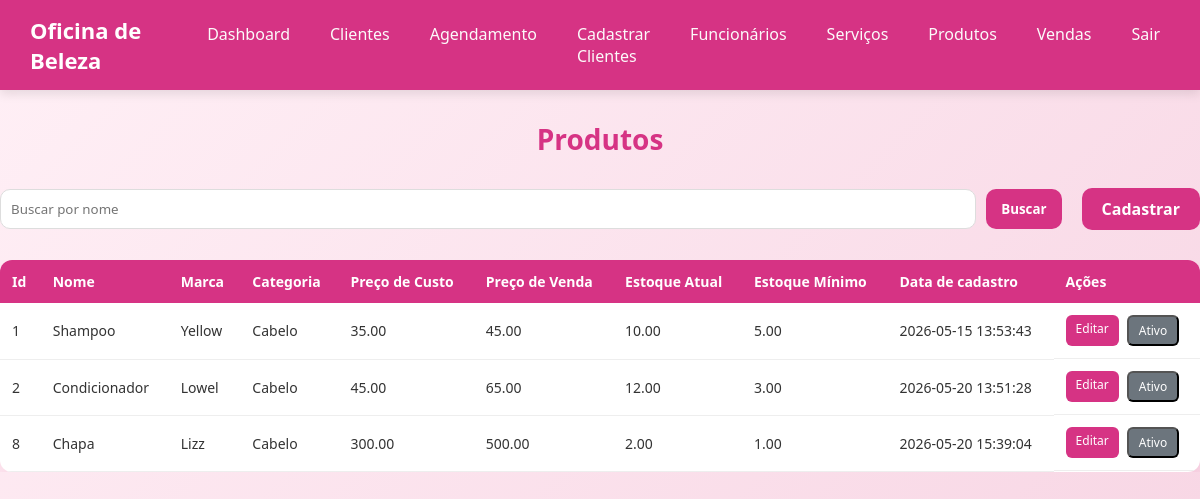
Screenshot of /produtos-lista.php with the database file from the repository.
### tables this page shows
CREATE TABLE IF NOT EXISTS `tb_produto` (
  `id` int(11) NOT NULL AUTO_INCREMENT,
  `nome` varchar(200) NOT NULL,
  `marca` varchar(200) NOT NULL,
  `categoria` enum('Cabelo','Unha','Estética') NOT NULL,
  `preco_custo` decimal(10,2) NOT NULL,
  `preco_venda` decimal(10,2) NOT NULL,
  `estoque_atual` decimal(10,2) NOT NULL,
  `estoque_minimo` decimal(10,2) NOT NULL,
  `data_cadastro` datetime NOT NULL DEFAULT current_timestamp(),
  `ativo` tinyint(4) NOT NULL DEFAULT 1,
  PRIMARY KEY (`id`)
);

### produtos-lista.php (the view, shortened to what this page needs)
<?php
try {
    $conexao = new PDO("mysql:host=" . SERVIDOR . ";dbname=" . BANCO . ";charset=utf8", USUARIO, SENHA);
    $conexao->setAttribute(PDO::ATTR_ERRMODE, PDO::ERRMODE_EXCEPTION);
    $sql = "SELECT * FROM tb_produto";
    $comando = $conexao->prepare($sql);
    $comando->execute();
    $produtos = $comando->fetchAll(PDO::FETCH_ASSOC);
} catch (PDOException $erro) {
    echo "Erro ao conectar no banco de dados" . $erro->getMessage();
}
?>
<!DOCTYPE html>
<html lang="pt-br">
<head>
    <link rel="stylesheet" href="assets/css/style.css" />
    <link rel="stylesheet" href="assets/css/produto/produto.css">
</head>
<body>
    <?php require_once 'includes/header.php';
    ?>
    <main>
        <h1 class="titulo-pagina">Produtos</h1>
        <div class="top-actions">
            <div class="search-box">
                <input type="text" placeholder="Buscar por nome">
                <button class="btn buscar">Buscar</button>
            </div>
            <div class="action-buttons">
                <a href="produtos.php" class="btn">Cadastrar</a>
            </div>
        </div>
        <div class="table-container">
            <table>
                <thead>
                    <tr>
                        <th>Id</th>
                        <th>Nome</th>
                        <th>Marca</th>
                        <th>Categoria</th>
                        <th>Preço de Custo</th>
                        <th>Preço de Venda</th>
                        <th>Estoque Atual</th>
                        <th>Estoque Mínimo</th>
                        <th>Data de cadastro</th>
                        <th>Ações</th>
                    </tr>
                </thead>
                <?php
                foreach ($produtos as $produto):
                ?>
                    <tbody>
                        <tr>
                            <td><?php echo $produto['id']; ?></td>
                            <td><?php echo $produto['nome']; ?></td>
                            <td><?php echo $produto['marca']; ?></td>
                            <td><?php echo $produto['categoria']; ?></td>
                            <td><?php echo $produto['preco_custo']; ?></td>
                            <td><?php echo $produto['preco_venda']; ?></td>
                            <td><?php echo $produto['estoque_atual']; ?></td>
                            <td><?php echo $produto['estoque_minimo']; ?></td>
                            <td><?php echo $produto['data_cadastro']; ?></td>
                            <td class="acoes">
                                <a class="table-btn editar" href="editar-produtos.php?id=<?php echo $produto['id']; ?>">Editar</a>
                                <a href="?alterarAtivo=<?php echo $produto['id']; ?>" onclick="return confirm('Deseja Alterar?')">
                                    <button class="table-btn status" type="button" class="<?php echo $produto['ativo'] == 1 ? 'ativo' : 'inativo'; ?>">
                                        <?php
                                        if ($produto['ativo'] == 1) {
                                            echo "Ativo";
                                        } else
                                            echo "Inativo";
                                        ?>
                                    </button>
                                </a>
                            </td>
                        </tr>
                    </tbody>
                <?php
                endforeach;
                ?>
            </table>
        </div>
    </main>
</body>
</html>

### assets/css/style.css (style rules this page uses)
* { margin: 0; padding: 0; box-sizing: border-box; font-family: 'Segoe UI', Tahoma, Geneva, Verdana, sans-serif; }
body { background: linear-gradient(135deg, #fff0f6, #f8d7e5); color: #333; }

### assets/css/produto/produto.css (style rules this page uses)
.top-actions { max-width: 1200px; margin: 30px auto; display: flex; justify-content: space-between; align-items: center; gap: 20px; }
.search-box { display: flex; gap: 10px; flex: 1; }
.search-box input { flex: 1; padding: 10px; border-radius: 10px; border: 1px solid #ddd; outline: none; transition: 0.3s; }
.btn { padding: 10px 20px; background: #d63384; color: white; border: none; border-radius: 10px; text-decoration: none; cursor: pointer; font-weight: 600; transition: 0.3s; }
.btn.buscar { padding: 10px 15px; }
.action-buttons { display: flex; gap: 10px; }
.titulo-pagina { text-align: center; margin: 30px 0; color: #d63384; font-size: 28px; font-weight: bold; }
.table-container { max-width: 1200px; margin: 20px auto 40px auto; overflow-x: auto; }
table { width: 100%; border-collapse: collapse; background: #fff; border-radius: 12px; overflow: hidden; box-shadow: 0 8px 20px rgba(214, 51, 132, 0.1); }
table thead { background: #d63384; color: white; }
table th { padding: 12px; text-align: left; font-size: 14px; white-space: nowrap; }
table td { padding: 12px; border-bottom: 1px solid #eee; font-size: 14px; white-space: nowrap; }
.acoes { display: flex; gap: 8px; }
.table-btn { padding: 5px 10px; border-radius: 6px; font-size: 12px; text-decoration: none; color: white; transition: 0.3s; }
.table-btn.editar { background: #d63384; }
.table-btn.status { background: #6c757d; }

### rows the page displays
tb_produto: id "1", nome "Shampoo", marca "Yellow", categoria "Cabelo", preco_custo "35.00", preco_venda "45.00", estoque_atual "10.00", estoque_minimo "5.00", data_cadastro "2026-05-15 13:53:43", ativo "Ativo"
tb_produto: id "2", nome "Condicionador", marca "Lowel", categoria "Cabelo", preco_custo "45.00", preco_venda "65.00", estoque_atual "12.00", estoque_minimo "3.00", data_cadastro "2026-05-20 13:51:28", ativo "Ativo"
tb_produto: id "8", nome "Chapa", marca "Lizz", categoria "Cabelo", preco_custo "300.00", preco_venda "500.00", estoque_atual "2.00", estoque_minimo "1.00", data_cadastro "2026-05-20 15:39:04", ativo "Ativo"
